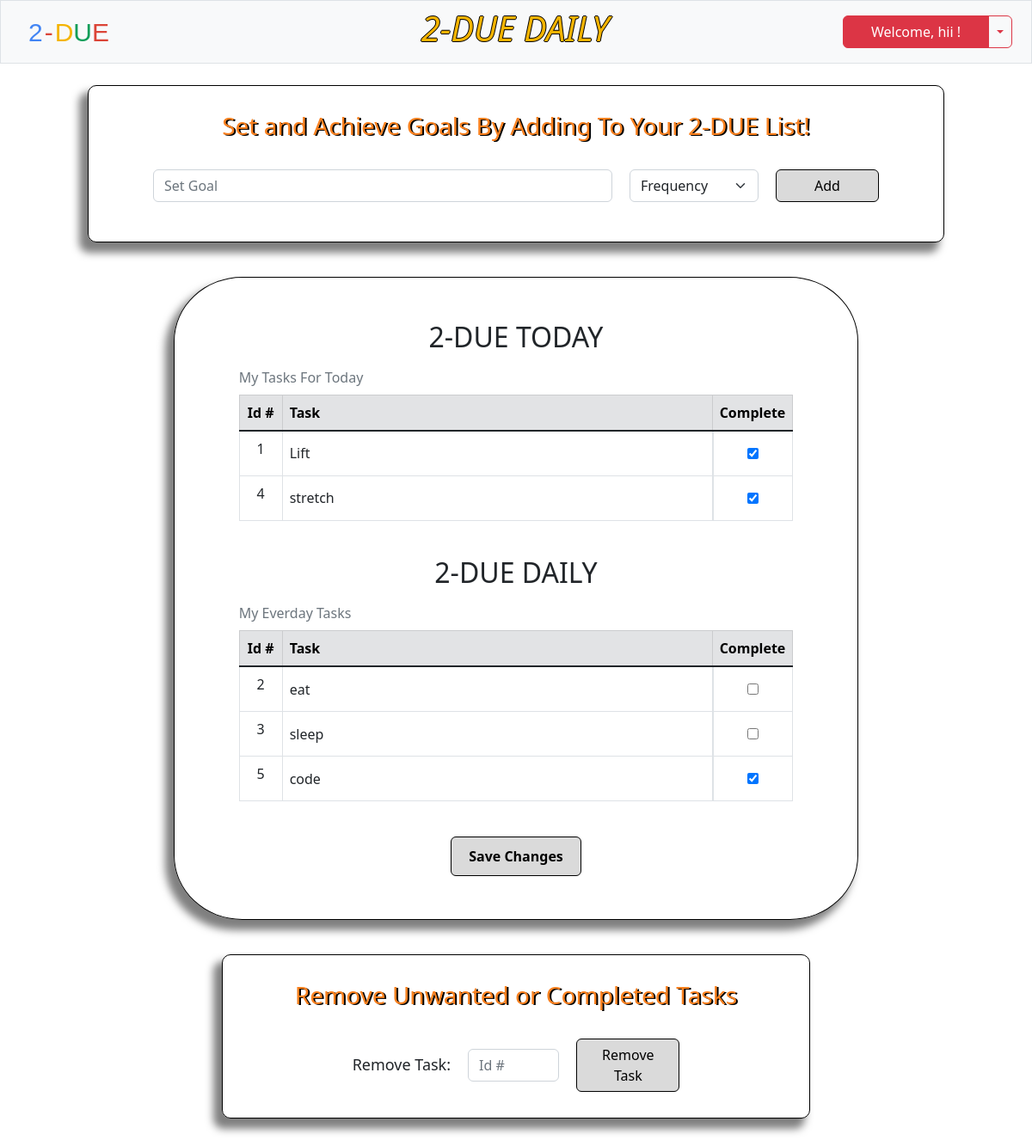
The app's page /daily (signed in), older data.
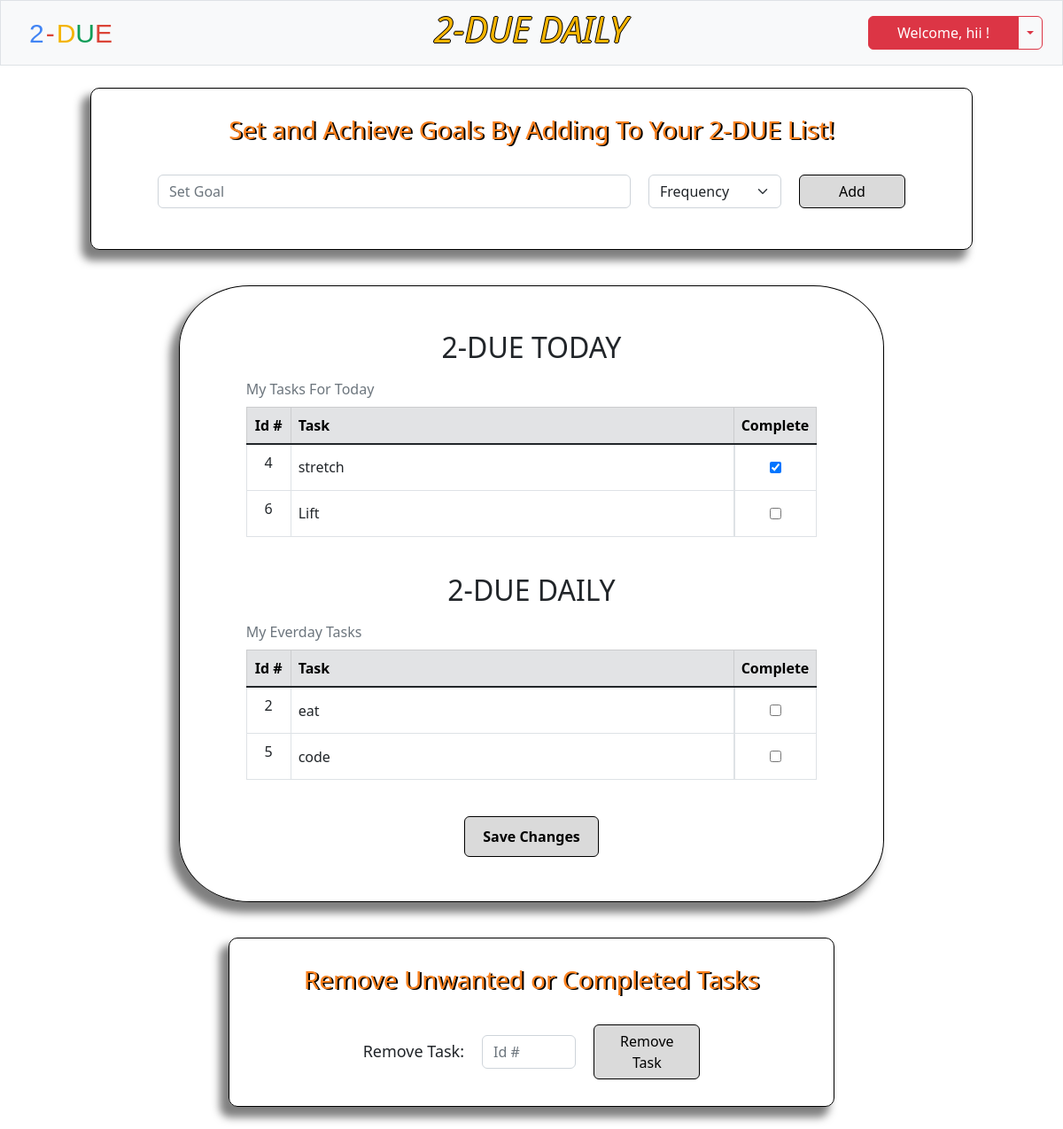
The same page, newer data.
### tables this page shows
CREATE TABLE users (id INTEGER PRIMARY KEY AUTOINCREMENT NOT NULL, username TEXT NOT NULL, hash TEXT NOT NULL, security_code INTEGER NOT NULL);

CREATE TABLE todo (id INTEGER NOT NULL, task_id INTEGER PRIMARY KEY AUTOINCREMENT NOT NULL, task TEXT NOT NULL, frequency TEXT NOT NULL, completeness TEXT NOT NULL);

### app.py (the view, shortened to what this page needs)
@app.route('/daily', methods=['GET', 'POST'])
def daily():
    if request.method == "GET":
        id = session['user_id']
        username = db.execute("SELECT username FROM users WHERE id = ?", id)[0]['username']
        daily = db.execute("SELECT * FROM todo WHERE id = (?) AND frequency = (?)", session['user_id'], 'today')
        everyday = db.execute("SELECT * FROM todo WHERE id = (?) AND frequency = (?)", session['user_id'], 'everyday')
        return render_template('daily.html', username=username, daily=daily, everyday=everyday)

### app.py (called while the page is built)
@app.after_request
def after_request(response):
    response.headers['Cache-Control'] = 'no-cache, no store, must-revalidate'
    response.headers['Expires'] = 0
    response.headers['Pragma'] = 'no-cache'
    return response

### templates/daily.html (shortened to what this page needs)
{% extends 'layout.html' %}
{% block nav %}
    <a class="navbar-brand" href="/daily"><span class="blue">2</span><span class="red dash">-</span><span class="yellow">D</span><span class="green">U</span><span class="red">E</span></a>
    <h2 class="weather-header"><em>2-DUE DAILY</em></h2>
    <div class="login btn-group">
        <button type="button" class="btn btn-danger" id="menu-btn">Welcome, {{ username }} !</button>
        <button type="button" class="btn btn-outline-danger dropdown-toggle dropdown-toggle-split" data-bs-toggle="dropdown" aria-expanded="false">
        </button>
    </div>
{% endblock %}
{% block main %}
    <form action="/daily" class="daily" method="post">
        <div class="daily-header">
            <h3>Set and Achieve Goals By Adding To Your 2-DUE List!</h3>
        </div>
        <div class="mb-3 goals">
            <input autocomplete="off" class="form-control mx-auto w-auto" id="daily" name="daily" placeholder="Set Goal" size="50" required>
            <select class="form-select select" name="goal-type" id="goal-type" required >
                <option value="select" selected disabled>Frequency</option>
            </select>
            <button class="btn btn-primary" id="daily-submit" name="daily-submit" type="submit">Add</button>
        </div>
    </form>
<form action="/daily" class="save-today" method="post">
    <div class="daily-table">
        <h2 style="text-align: center; margin-top: 25px;">2-DUE TODAY</h2>
            <table class="table table-hover table-bordered">
                <caption>My Tasks For Today</caption>
                <thead>
                    <tr class="table-secondary">
                        <th class="text-center task-id">Id #</th>
                        <th class="text-start task-head">Task</th>
                        <th class="text-start">Complete</th>
                    </tr>
                </thead>
                <tbody class="table-group-divider">
                {% if daily %}
                {% for row in daily %}
                <tr>
                    <td class="text-center">{{ row.task_id }}</td>
                    <td class="text-start task">{{ row.task }}</td>
                    {% if row.completeness == 'incomplete' %}
                    <td class="center-td"><input type='checkbox' id='incomplete' value="{{ row.task_id }}" name="checkbox"></td>
                    {% else %}
                    <td class="center-td" id="complete"><input type="checkbox" value="{{ row.task_id }}" name="checkbox" checked></td>
                    {% endif %}
                </tr>
                {% endfor %}
                {% endif %}
                </tbody>
            </table>
    </div>
    <div class="daily-table">
        <h2 style="text-align: center;">2-DUE DAILY</h2>
        <table class="table table-hover table-bordered">
            <caption>My Everday Tasks</caption>
            <thead>
                <tr class="table-secondary">
                    <th class="text-center task-id">Id #</th>
                    <th class="text-start task-head">Task</th>
                    <th class="text-start">Complete</th>
                </tr>
            </thead>
            <tbody class="table-group-divider">
            {% if everyday %}
            {% for row in everyday %}
            <tr>
                <td class="text-center">{{ row.task_id }}</td>
                <td class="text-start task">{{ row.task }}</td>
                {% if row.completeness == 'incomplete' %}
                <td class="center-td"><input type='checkbox' id='incomplete' value="{{ row.task_id }}" name="checkbox"></td>
                {% else %}
                <td class="center-td" id="complete"><input type="checkbox" id="complete" value="{{ row.task_id }}" name="checkbox" checked></td>
                {% endif %}
            </tr>
            {% endfor %}
            {% endif %}
            </tbody>
        </table>
    </div>
    <button type="submit" class="btn btn-primary" id="save-daily" name="save-daily">Save Changes</button>
</form>
    <form action="/daily" class="daily" method="post">
        <div class="daily-header">
            <h3>Remove Unwanted or Completed Tasks</h3>
        </div>
        <div class="remove">
            <label for="remove">Remove Task: </label>
            <input type="number" class="form-control w-auto" autocomplete='off' placeholder='Id #' name="remove" id="remove" required>
            <button class="btn btn-primary" id='remove-submit' name="remove-submit" type="submit">Remove Task</button>
        </div>
    </form>
{% endblock %}

### templates/layout.html (shortened to what this page needs)
<!DOCTYPE html>
<html lang="en">
    <head>
        <link href="https://cdn.jsdelivr.net/npm/bootstrap@5.2.2/dist/css/bootstrap.min.css" rel="stylesheet">
        <link rel="stylesheet" href="/static/layout.css">
    </head>
    <body>
        <div class="main">
            <nav class="bg-light border navbar navbar-expand-md navbar-light">
                <div class="container-fluid">
                    {% block nav %}{% endblock %}
                </div>
            </nav>
            <div class="body">
            {% block main %}{% endblock %}
            </div>
        </div>
    </body>
</html>

### static/layout.css (style rules this page uses)
.main { display: flex; flex-flow: column; }
.navbar { min-height: 55px; }
.navbar-brand { margin-left: 20px; }
span { font-size: 30px; font-family: 'Product Sans', sans-serif; }
.blue { color: #4285F4; }
.red { color: #DB4437; }
.dash { padding-left: 2px; padding-right: 2px; }
.yellow { color: #F4B400; }
.green { color: #0F9D58; }
.body { display: flex; flex-flow: column; align-items: center; }
.container-fluid { min-width: 763px; }
.login { margin-right: 10px; }
.btn-primary { width: 120px; color: black; background-color: #dadada; border: 1px solid black; position: relative; }
.weather-header { color: #F4B400; text-shadow: 1px 0 0 #000, 0 -1px 0 #000, 0 1px 0 #000, -1px 0 0 #000; font-size: 40px; margin-left: 75px; }
#menu-btn { width: 170px; font-size: 16px; }
.daily { border: 1px solid black; border-radius: 10px; padding: 30px 75px; margin: 25px 0px; box-shadow: -8px 10px 10px 2px rgba(0, 0, 0, 0.5); display: flex; flex-direction: column; }
.goals { display: flex; gap: 20px; }
.select { width: 150px; }
.daily-header { text-align: center; color:rgb(250, 129, 31); text-shadow: 2px 1px #000; margin-bottom: 25px; }
.center-td { display: flex; justify-content: center; align-items: center; }
.center-td input { height: 35px; }
.task-head { min-width: 500px; max-width: 750px; max-height: 52px; }
.task { vertical-align: middle; overflow-x: auto; }
caption { caption-side: top; }
.daily-table { margin-bottom: 25px; }
#save-daily { min-width: fit-content; padding: 10px 20px; font-weight: bold; margin-bottom: 25px; }
.save-today { display: flex; flex-direction: column; align-items: center; border: 1px solid black; border-radius: 10%; margin: 15px 0px; padding: 25px 75px; min-width: 795px; box-shadow: -8px 10px 10px 2px rgba(0, 0, 0, 0.5); }
.task-id { min-width: 50px; }
.remove { display: flex; align-items: center; justify-content: center; margin-left: auto; gap: 20px; }
.remove > label { font-size: 18px; }
#remove { width: clamp(8ch, 20%, 25ch) !important; }

Row changes from the older to the newer data that the page shows:
removed todo: task_id "1", task "Lift", shown under "My Tasks For Today"
removed todo: task_id "3", task "sleep", shown under "My Everday Tasks"
added todo: task_id "6", task "Lift", shown under "My Tasks For Today"
changed todo "code": completeness "complete" → "incomplete" (drawn); checkbox "☑" → "☐"
